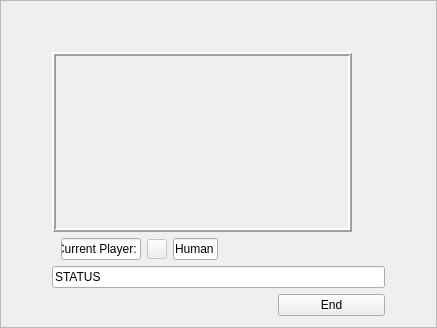
<?xml version="1.0" encoding="UTF-8"?>
<ui version="4.0">
 <class>Frame</class>
 <widget class="QFrame" name="Frame">
  <property name="geometry">
   <rect>
    <x>0</x>
    <y>0</y>
    <width>437</width>
    <height>327</height>
   </rect>
  </property>
  <property name="windowTitle">
   <string>Frame</string>
  </property>
  <property name="frameShape">
   <enum>QFrame::StyledPanel</enum>
  </property>
  <property name="frameShadow">
   <enum>QFrame::Raised</enum>
  </property>
  <layout class="QGridLayout" name="gridLayout">
   <item row="0" column="2">
    <spacer name="verticalSpacer_2">
     <property name="orientation">
      <enum>Qt::Vertical</enum>
     </property>
     <property name="sizeType">
      <enum>QSizePolicy::Minimum</enum>
     </property>
     <property name="sizeHint" stdset="0">
      <size>
       <width>20</width>
       <height>40</height>
      </size>
     </property>
    </spacer>
   </item>
   <item row="2" column="1" colspan="3">
    <widget class="QFrame" name="boardFrame">
     <property name="minimumSize">
      <size>
       <width>180</width>
       <height>180</height>
      </size>
     </property>
     <property name="maximumSize">
      <size>
       <width>300</width>
       <height>300</height>
      </size>
     </property>
     <property name="frameShape">
      <enum>QFrame::Box</enum>
     </property>
     <property name="frameShadow">
      <enum>QFrame::Raised</enum>
     </property>
     <property name="lineWidth">
      <number>2</number>
     </property>
    </widget>
   </item>
   <item row="2" column="0">
    <spacer name="horizontalSpacer_3">
     <property name="orientation">
      <enum>Qt::Horizontal</enum>
     </property>
     <property name="sizeType">
      <enum>QSizePolicy::Minimum</enum>
     </property>
     <property name="sizeHint" stdset="0">
      <size>
       <width>40</width>
       <height>20</height>
      </size>
     </property>
    </spacer>
   </item>
   <item row="6" column="1" colspan="3">
    <widget class="QLineEdit" name="statusText">
     <property name="mouseTracking">
      <bool>false</bool>
     </property>
     <property name="acceptDrops">
      <bool>false</bool>
     </property>
     <property name="text">
      <string>STATUS</string>
     </property>
     <property name="readOnly">
      <bool>true</bool>
     </property>
    </widget>
   </item>
   <item row="7" column="3">
    <widget class="QPushButton" name="endButton">
     <property name="text">
      <string>End</string>
     </property>
    </widget>
   </item>
   <item row="2" column="4">
    <spacer name="horizontalSpacer_4">
     <property name="orientation">
      <enum>Qt::Horizontal</enum>
     </property>
     <property name="sizeType">
      <enum>QSizePolicy::Minimum</enum>
     </property>
     <property name="sizeHint" stdset="0">
      <size>
       <width>40</width>
       <height>20</height>
      </size>
     </property>
    </spacer>
   </item>
   <item row="3" column="1" colspan="3">
    <widget class="QWidget" name="playerPanel" native="true">
     <layout class="QHBoxLayout" name="horizontalLayout">
      <property name="topMargin">
       <number>0</number>
      </property>
      <property name="bottomMargin">
       <number>0</number>
      </property>
      <item>
       <widget class="QLineEdit" name="currentPlayerLabel">
        <property name="enabled">
         <bool>true</bool>
        </property>
        <property name="sizePolicy">
         <sizepolicy hsizetype="Fixed" vsizetype="Fixed">
          <horstretch>0</horstretch>
          <verstretch>0</verstretch>
         </sizepolicy>
        </property>
        <property name="maximumSize">
         <size>
          <width>80</width>
          <height>16777215</height>
         </size>
        </property>
        <property name="cursor">
         <cursorShape>ArrowCursor</cursorShape>
        </property>
        <property name="mouseTracking">
         <bool>false</bool>
        </property>
        <property name="acceptDrops">
         <bool>false</bool>
        </property>
        <property name="text">
         <string>Current Player:</string>
        </property>
        <property name="frame">
         <bool>true</bool>
        </property>
        <property name="echoMode">
         <enum>QLineEdit::Normal</enum>
        </property>
        <property name="dragEnabled">
         <bool>false</bool>
        </property>
        <property name="readOnly">
         <bool>true</bool>
        </property>
       </widget>
      </item>
      <item>
       <widget class="QPushButton" name="currentPlayerColor">
        <property name="enabled">
         <bool>false</bool>
        </property>
        <property name="maximumSize">
         <size>
          <width>20</width>
          <height>20</height>
         </size>
        </property>
        <property name="text">
         <string/>
        </property>
        <property name="icon">
         <iconset>
          <disabledoff>:/fields/color_red.png</disabledoff>
         </iconset>
        </property>
        <property name="iconSize">
         <size>
          <width>20</width>
          <height>20</height>
         </size>
        </property>
        <property name="default">
         <bool>false</bool>
        </property>
        <property name="flat">
         <bool>false</bool>
        </property>
       </widget>
      </item>
      <item>
       <widget class="QLineEdit" name="currentPlayerType">
        <property name="sizePolicy">
         <sizepolicy hsizetype="Fixed" vsizetype="Fixed">
          <horstretch>0</horstretch>
          <verstretch>0</verstretch>
         </sizepolicy>
        </property>
        <property name="maximumSize">
         <size>
          <width>45</width>
          <height>16777215</height>
         </size>
        </property>
        <property name="cursor">
         <cursorShape>ArrowCursor</cursorShape>
        </property>
        <property name="mouseTracking">
         <bool>false</bool>
        </property>
        <property name="acceptDrops">
         <bool>false</bool>
        </property>
        <property name="text">
         <string>Human</string>
        </property>
        <property name="readOnly">
         <bool>true</bool>
        </property>
       </widget>
      </item>
      <item>
       <spacer name="horizontalSpacer">
        <property name="orientation">
         <enum>Qt::Horizontal</enum>
        </property>
        <property name="sizeHint" stdset="0">
         <size>
          <width>40</width>
          <height>20</height>
         </size>
        </property>
       </spacer>
      </item>
     </layout>
    </widget>
   </item>
  </layout>
 </widget>
 <resources>
  <include location="res.qrc"/>
 </resources>
 <connections>
  <connection>
   <sender>endButton</sender>
   <signal>clicked()</signal>
   <receiver>Frame</receiver>
   <slot>endClicked()</slot>
   <hints>
    <hint type="sourcelabel">
     <x>291</x>
     <y>314</y>
    </hint>
    <hint type="destinationlabel">
     <x>367</x>
     <y>293</y>
    </hint>
   </hints>
  </connection>
 </connections>
 <slots>
  <slot>endClicked()</slot>
 </slots>
</ui>
